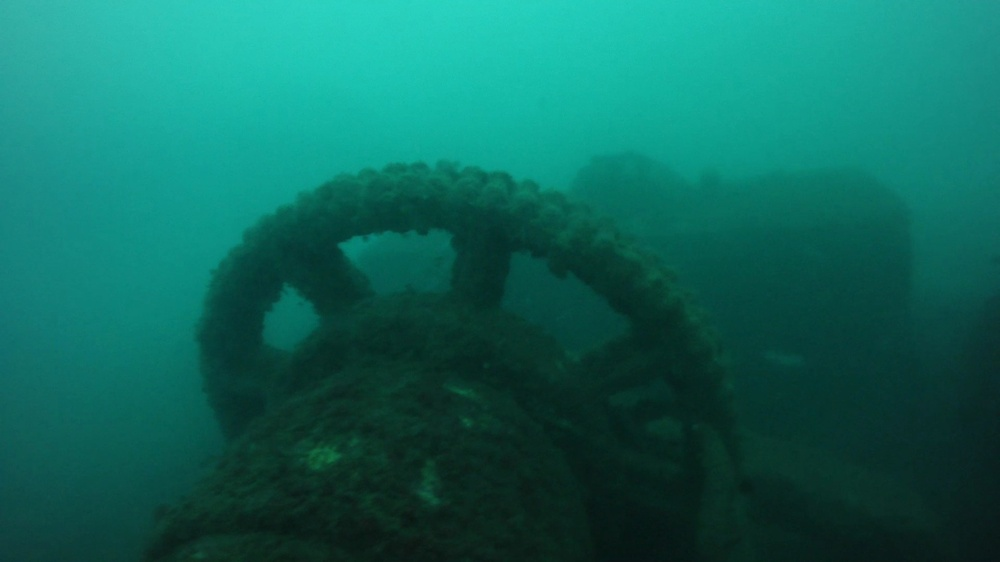
#> input picture SLAM/image6.jpg, 1000 x 562 px, shrunk from 1920 x 1080 before the run
$ python -i preprocess.py   (imports and definitions only)
#> lines starting #> are read from the running program, lines starting #| are printed output that depends on the picture
#> further down, picture is the input picture: shape (562, 1000, 3); mean B, G, R 91.7, 103.1, 14.3
import cv2
import numpy as np

#image_path = "C:/Users/ssabb/Downloads/IMG_5477.mp4"  # Change to your input video
frame_path = "SLAM/image6.jpg"
# [1 line not run here, left out]

def cl_vert(image):
    return image[:,:,1]

def cl_correction(image):
    lab_image = cv2.cvtColor(image, cv2.COLOR_BGR2LAB)
#> lab_image: shape (562, 1000, 3); mean of channels 0, 1, 2 96.7, 101.5, 127.7
    luminescence = lab_image[:,:,0]
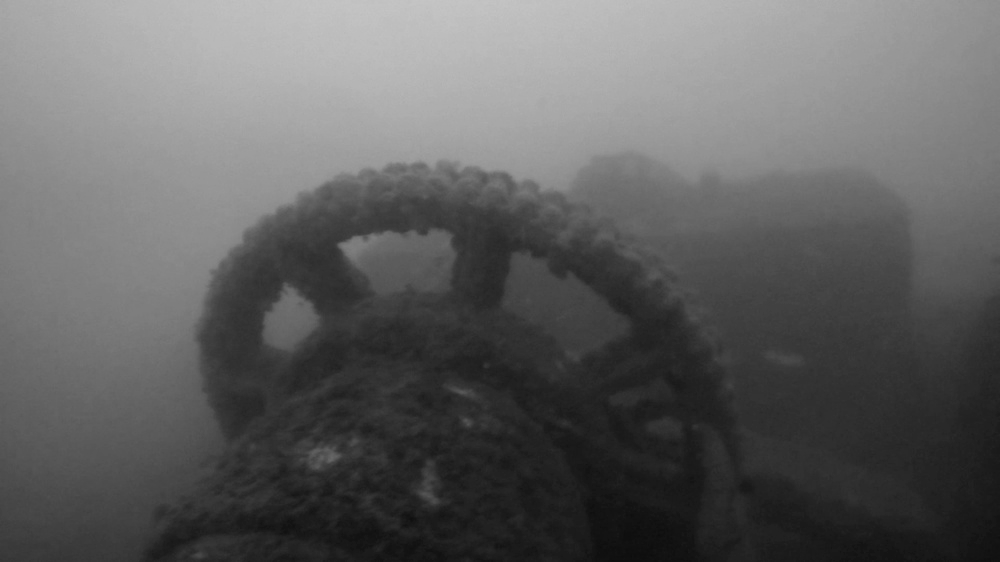
#> luminescence: shape (562, 1000); min 12, max 197, mean 96.7
    lumi_equalized = cv2.equalizeHist(luminescence)
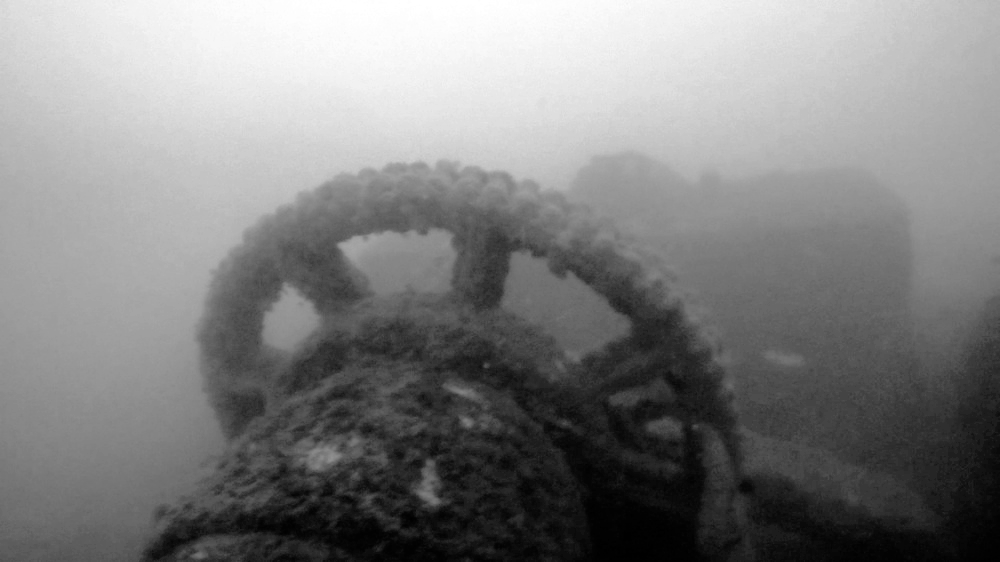
#> lumi_equalized: shape (562, 1000); min 0, max 255, mean 128.4
    lab_image[:,:,0] = lumi_equalized
#> lab_image: shape (562, 1000, 3); mean of channels 0, 1, 2 128.4, 101.5, 127.7
    bgr = cv2.cvtColor(lab_image, cv2.COLOR_LAB2BGR)
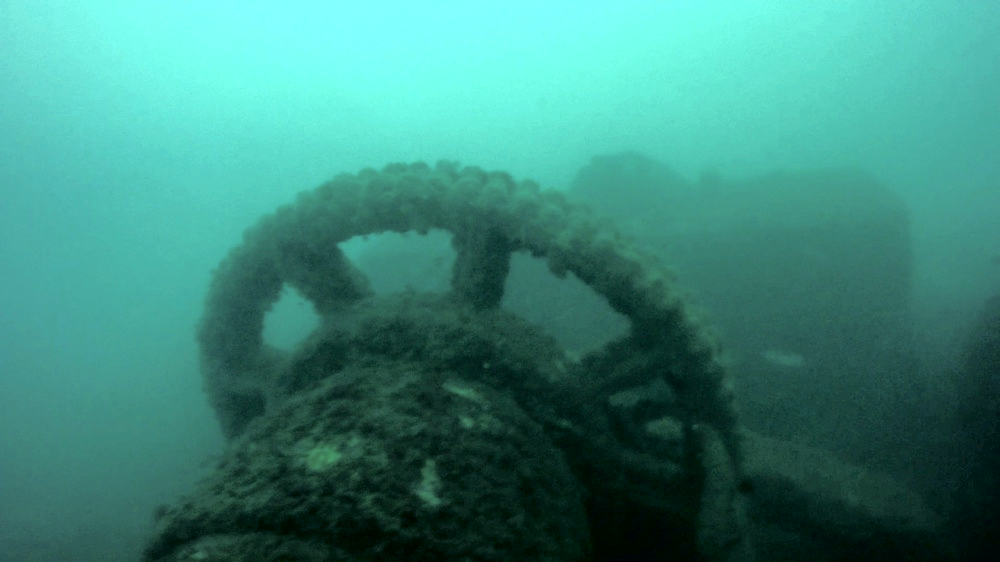
#> bgr: shape (562, 1000, 3); mean B, G, R 123.7, 135.5, 58.8
    bgr[:,:,2] = 50 + 0.75*bgr[:,:,2]
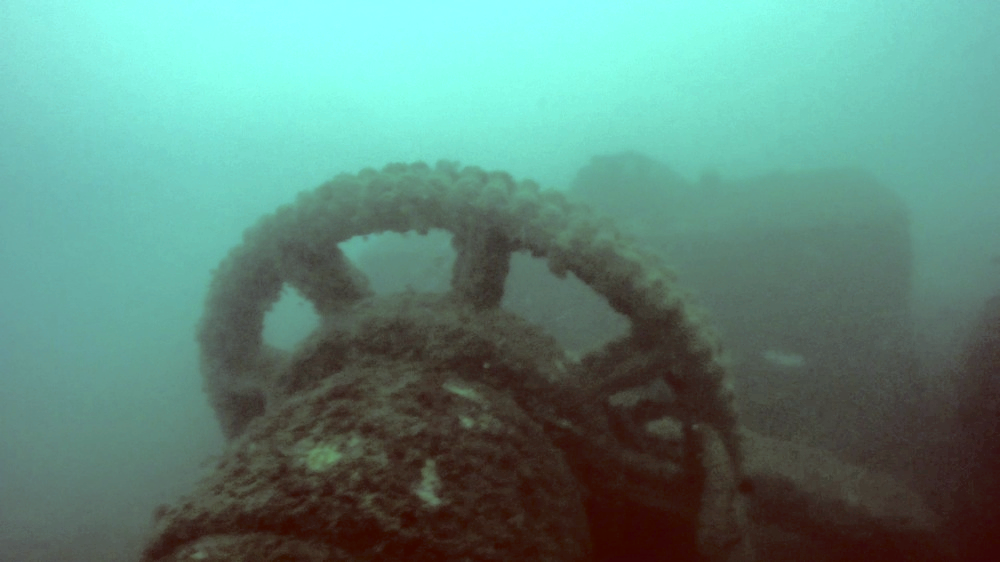
#> bgr: shape (562, 1000, 3); mean B, G, R 123.7, 135.5, 93.8
    gray = cv2.cvtColor(bgr, cv2.COLOR_BGR2GRAY)
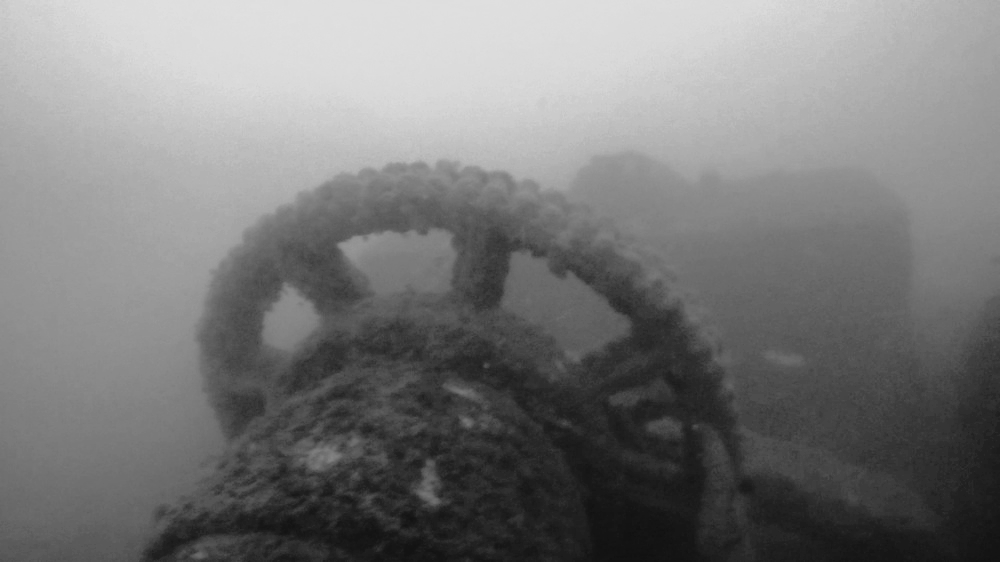
#> gray: shape (562, 1000); min 17, max 224, mean 121.7
    return gray

# [8 lines of commented-out code are left out]

>>> import cv2
>>> picture = cv2.imread('image6.jpg')
>>> result = cl_correction(picture)

$ run again, on SLAM/image1.jpg
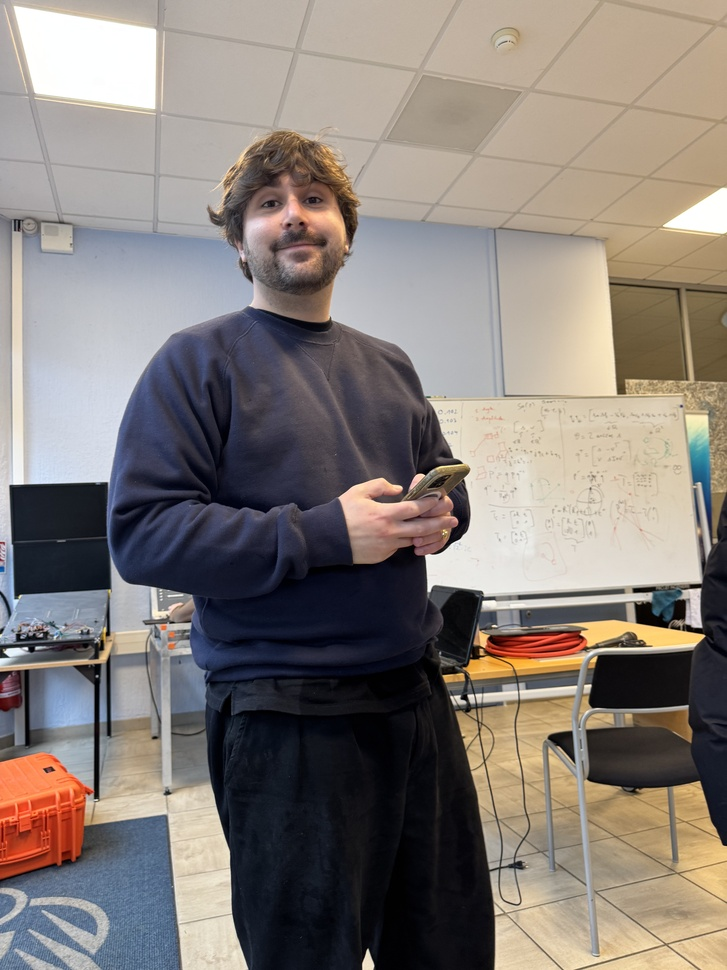
#> input picture SLAM/image1.jpg, 727 x 970 px, shrunk from 4284 x 5712 before the run
#> picture is the input picture: shape (970, 727, 3); mean B, G, R 120.3, 125.7, 133.9
#> in cl_correction, `lumi_equalized = cv2.equalizeHist(luminescence)`:
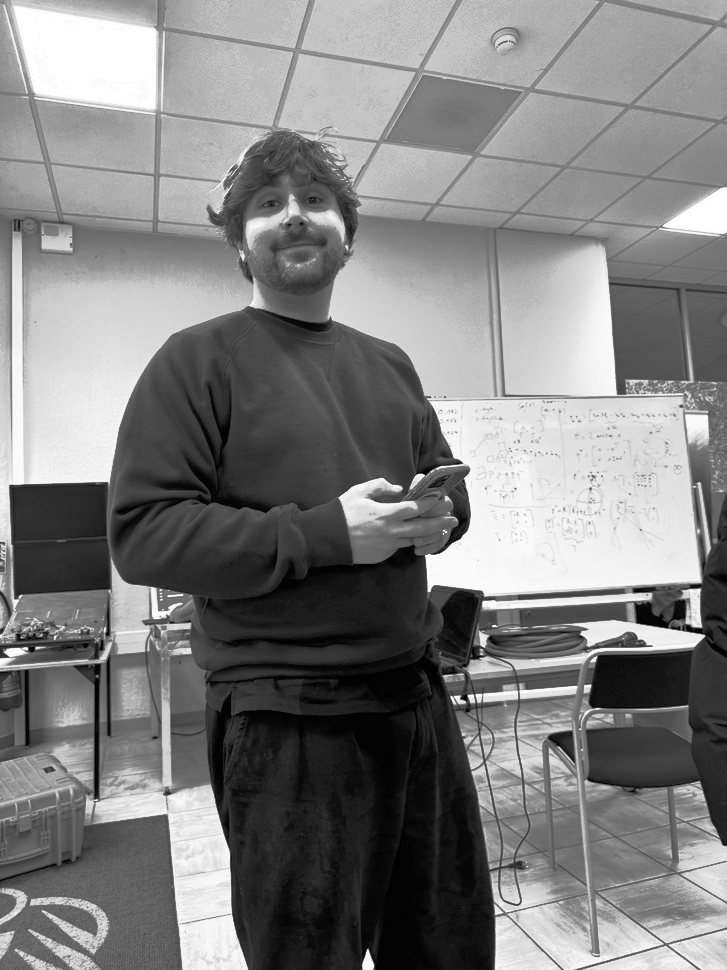
#> lumi_equalized: shape (970, 727); min 0, max 255, mean 128.2
#> in cl_correction, `bgr[:,:,2] = 50 + 0.75*bgr[:,:,2]`:
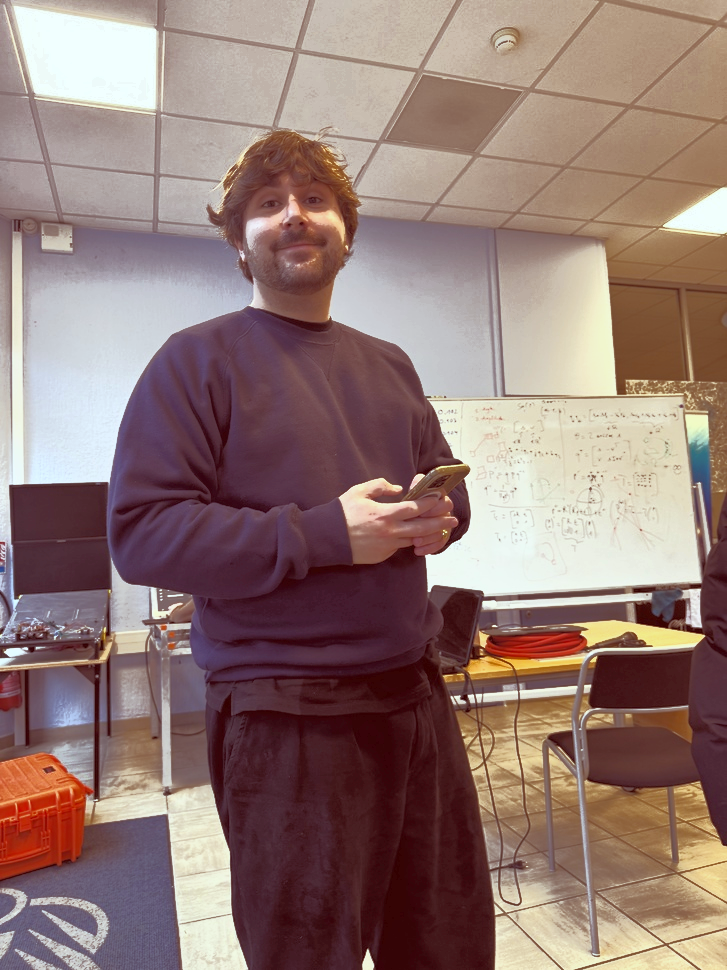
#> bgr: shape (970, 727, 3); mean B, G, R 116.2, 121.6, 146.7

$ run again, on SLAM/image13.jpg
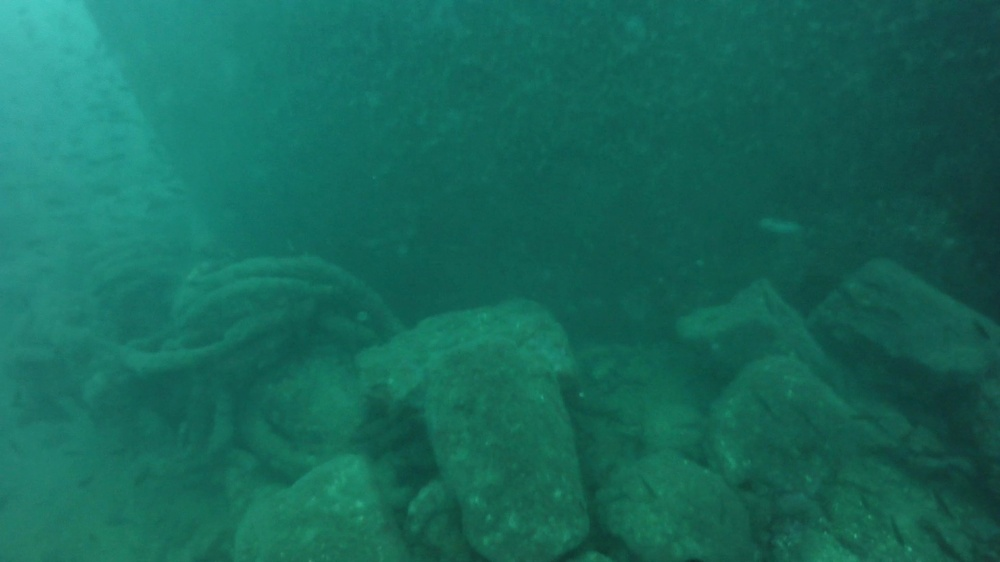
#> input picture SLAM/image13.jpg, 1000 x 562 px, shrunk from 1920 x 1080 before the run
#> picture is the input picture: shape (562, 1000, 3); mean B, G, R 90.3, 104.6, 22.5
#> in cl_correction, `bgr[:,:,2] = 50 + 0.75*bgr[:,:,2]`:
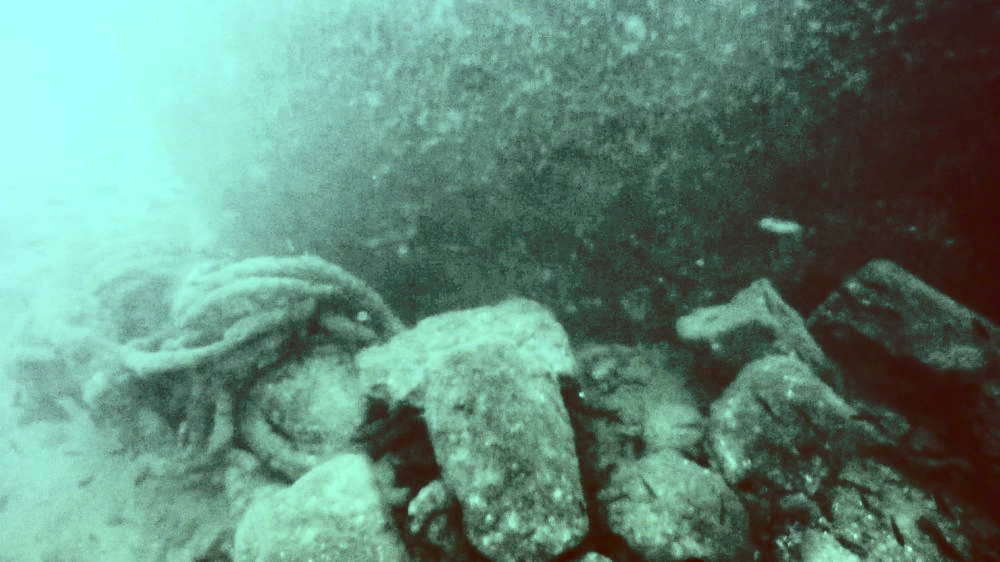
#> bgr: shape (562, 1000, 3); mean B, G, R 121.8, 136.9, 98.2
#> in cl_correction, `gray = cv2.cvtColor(bgr, cv2.COLOR_BGR2GRAY)`:
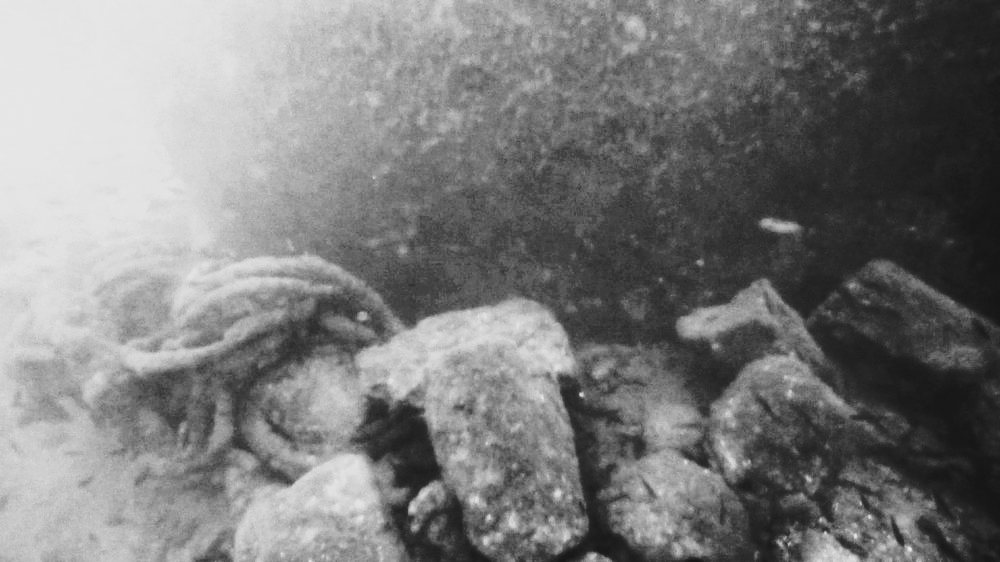
#> gray: shape (562, 1000); min 21, max 231, mean 123.6
